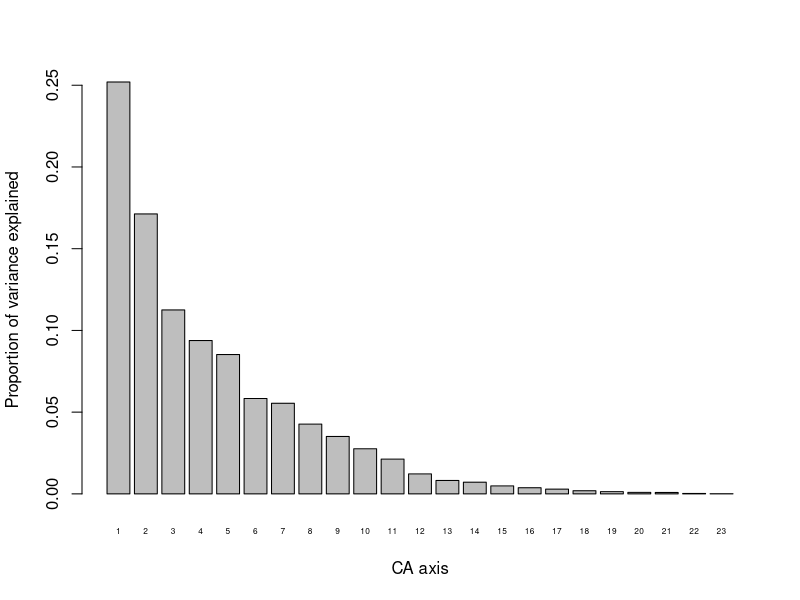
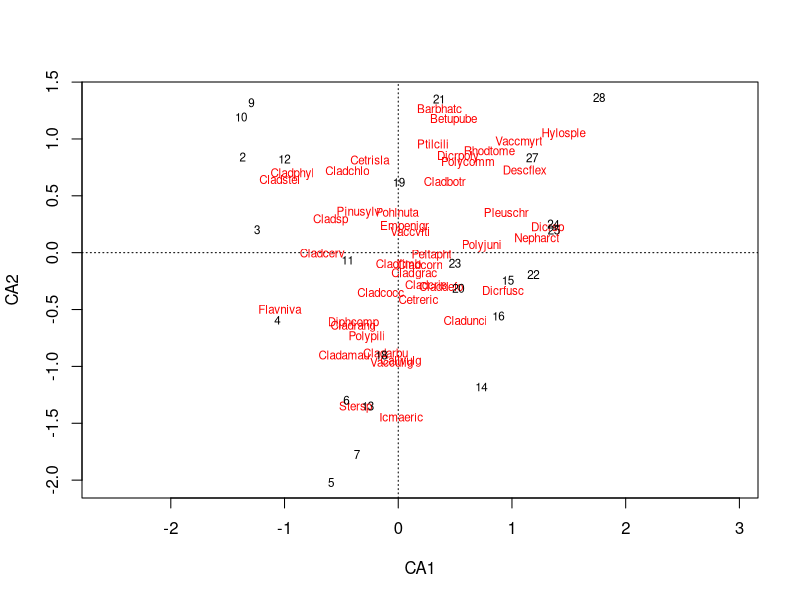
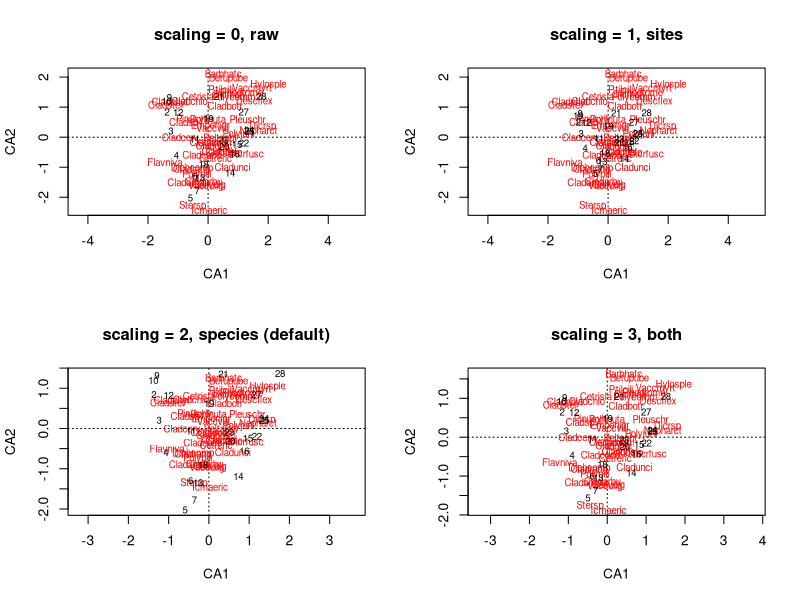
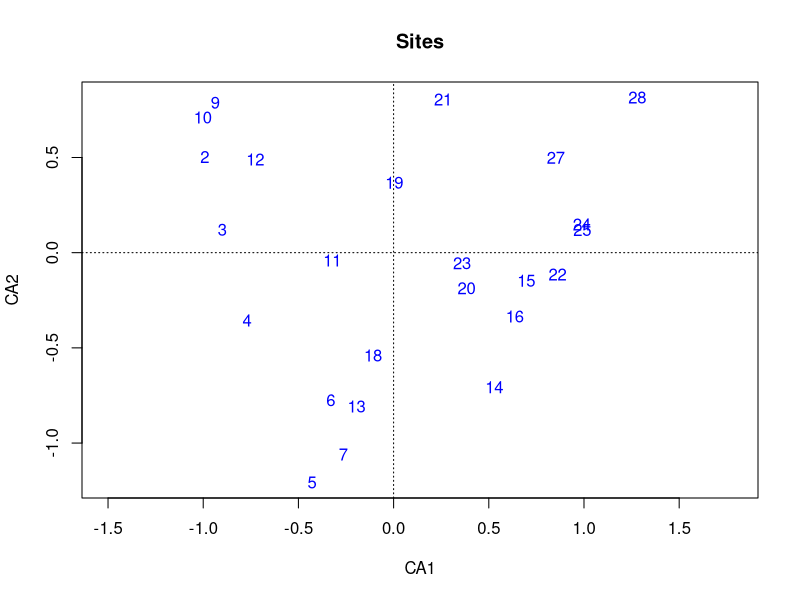
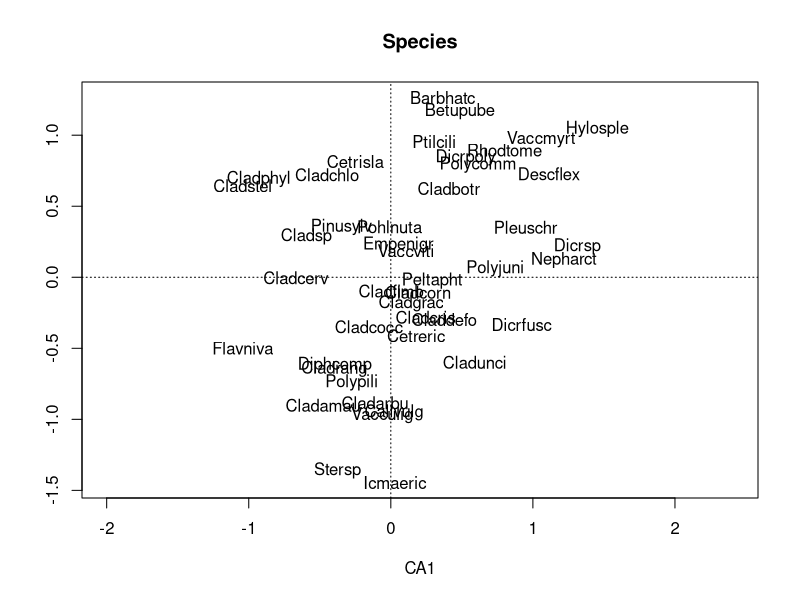
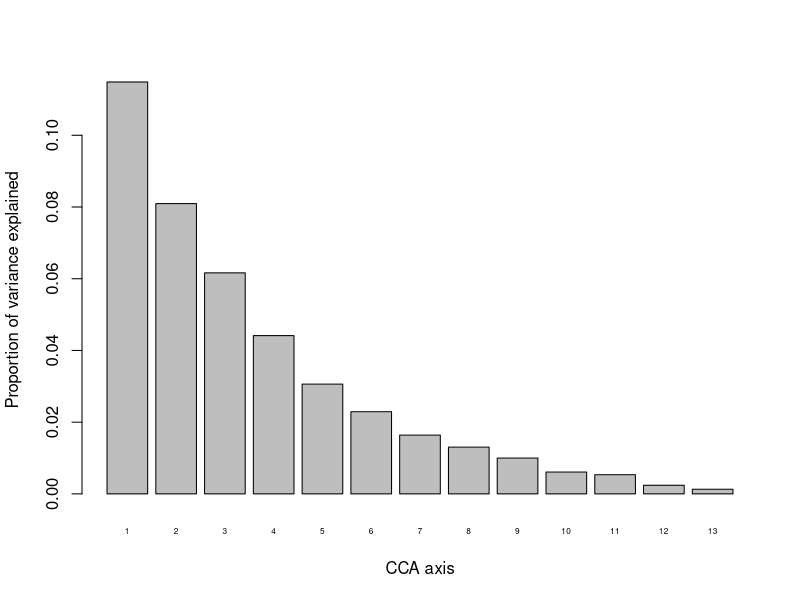
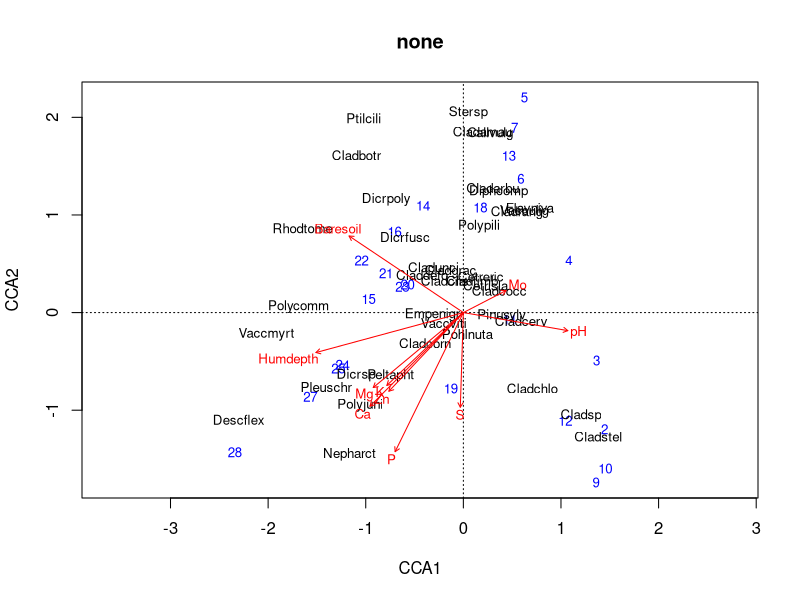
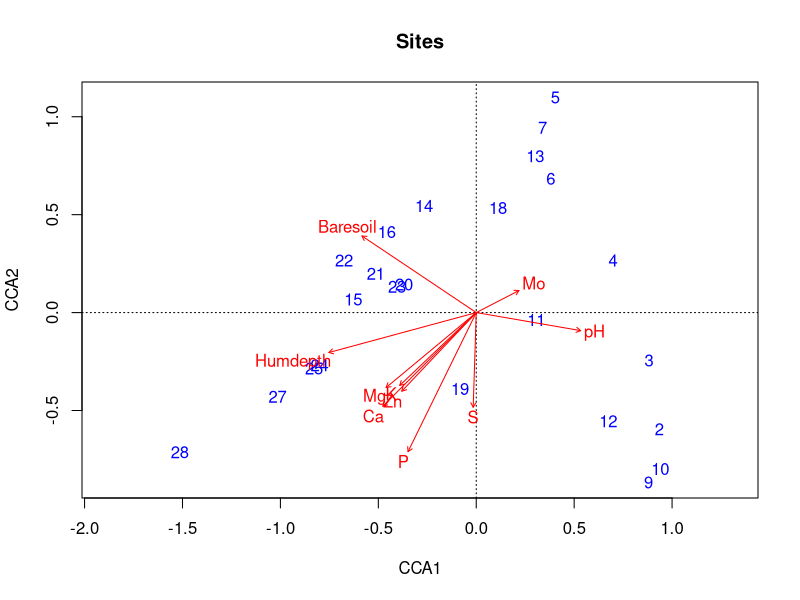

Generate these figures, in order, with R:
#Load the package
library(vegan)

#Read OTU table and run CCA
data <- read.csv("varespec.csv", row.names=1, header = TRUE)
my.ca <- cca(data)

#Visualize the proportion of variance explained by each CCA axis
barplot(my.ca$CA$eig/my.ca$tot.chi, names.arg = 1:my.ca$CA$rank, cex.names = 0.5, ylab="Proportion of variance explained", xlab="CA axis")
head(my.ca$CA$eig/my.ca$CA$tot.chi)

#Visualize the scatterplot of OTUs data
plot(my.ca)

#Take a look at different scaling for CCA
layout(matrix(1:4,2,2,byrow=TRUE))
plot(my.ca, scaling="none", main="scaling = 0, raw")
plot(my.ca, scaling="sites", main="scaling = 1, sites")
plot(my.ca, scaling="species", main="scaling = 2, species (default)")
plot(my.ca, scaling="symmetric", main="scaling = 3, both")

#2 panel to display the sitees and species on separate plots
layout(matrix(1,2))
# plot sites
site.cols = "blue"
plot(my.ca, display="sites", type="n", main="Sites", scaling="sites")
text(my.ca, display="sites", col=site.cols, scaling="sites")
# plot species
plot(my.ca, display="species", type="n", ylab="", main="Species", scaling="species")
text(my.ca, display="species", col="black", scaling="species")

#Read physicochemical input table
fixed <- read.csv("varechem.csv", row.names=1, header = TRUE)

#Combine abundance table and physicochemical and run CCA
my.cca <- cca(data~., data=fixed)

#Check for variance inflation factors (VIF) for multicollinearity, VIF above than 10 considered as redundancy predictor variables.
vif.cca(my.cca)

#We use drop1 function as indicator to remove redundant/problematic predictor variables
drop1(my.cca, test="perm")


fixed <- fixed[,-8]

# rerun the cca 
my.cca <- cca(data ~ ., data=fixed)

# VIFs
vif.cca(my.cca)

#Compare the change in AIC and drop, if necessary
drop1(my.cca, test="perm")

#Remove any problematic variables
fixed <- fixed[,-8]

# rerun the cca, check VIF, and inspect AIC if necessary
my.cca <- cca(data ~ ., data=fixed)
vif.cca(my.cca) #if VIF>10, inspect the AIC again
drop1(my.cca, test="perm")

#Remove any problematic variable
fixed <- fixed[,-7]

# rerun the cca, check VIF, and inspect AIC if necessary 
my.cca <- cca(data ~ ., data=fixed)
vif.cca(my.cca) #if VIF>10, inspect the AIC again
drop1(my.cca, test="perm")

#Remove any problematic variable
fixed <- fixed[,-1]

# rerun the cca, check VIF, and inspect AIC if necessary
my.cca <- cca(data ~ ., data=fixed)
vif.cca(my.cca)
drop1(my.cca, test="perm")

#Remove any problematic variable
fixed <- fixed[,-11]

# rerun the cca, check VIF, and inspect AIC if necessary
my.cca <- cca(data ~ ., data=fixed)
vif.cca(my.cca) #Now all VIF<10

#Visualize the proportion of variance explained by each CCA axis
barplot(my.cca$CA$eig/my.cca$tot.chi, names.arg = 1:my.cca$CA$rank, cex.names = 0.5, ylab="Proportion of variance explained", xlab="CCA axis")

#CCA plotting based on different scaling
# plot none
plot(my.cca, display=c("sites", "bp"), type="n", main="none", scaling="none")
text(my.cca, display="sites", col=site.cols, scaling="none", cex = 0.8)
text(my.cca, display="species", col="black", scaling="none", cex = 0.8)
text(my.cca, display="bp", col="red", cex = 0.8)

# plot sites
plot(my.cca, display=c("sites", "bp"), type="n", main="Sites", scaling="sites")
text(my.cca, display="sites", col=site.cols, scaling="sites")
text(my.cca, display="bp", col="red")

# plot species
plot(my.cca, display=c("species", "bp"), type="n", ylab="", main="Species", scaling="species")
text(my.cca, display="species", col="black", scaling="species")
text(my.cca, display="bp", col="red")

# plot symmetric
plot(my.cca, display=c("sites", "bp"), type="n", main="symmetric", scaling="symmetric")
text(my.cca, display="sites", col=site.cols, scaling="symmetric", cex = 0.8)
text(my.cca, display="species", col="black", scaling="symmetric", cex = 0.8)
text(my.cca, display="bp", col="red", cex = 0.8)

# Extract the percent of proportion of variance explained by predictor variables
my.cca$CCA$tot.chi/my.cca$tot.chi
#59.68% of variance in community composition

# Significance test for individual predictors (type 3 test)
anova(my.cca, by="margin") 
# Strongest signifcant predictor variable is "S"

# significance test for entire model
anova(my.cca)
#The full mode is statistically significant (p<0.01)